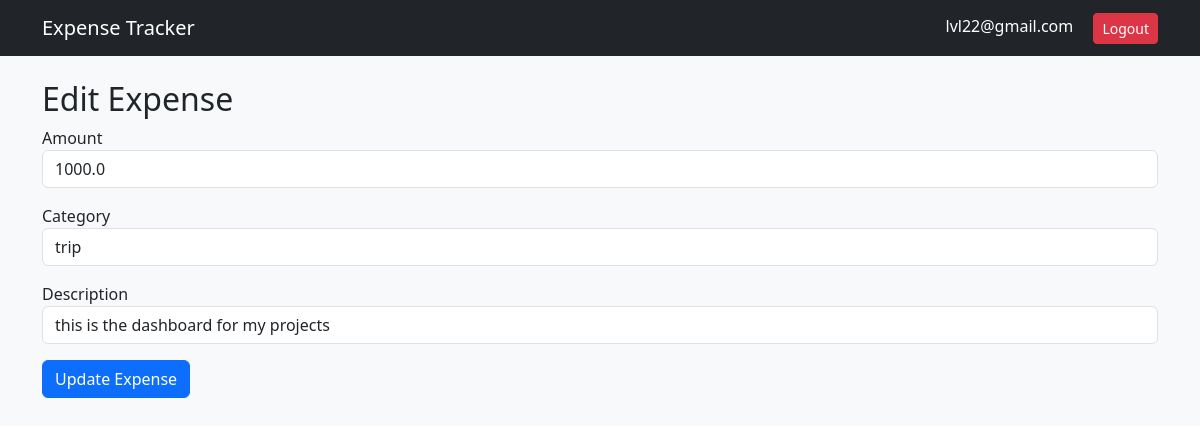
Page /edit_expense/1 (signed in) on the committed database.
### models.py (models this page shows)
class User(db.Model, UserMixin):
    id = db.Column(db.Integer, primary_key=True)
    email = db.Column(db.String(100), unique=True, nullable=False)
    password = db.Column(db.String(200), nullable=False)

class Expense(db.Model):
    id = db.Column(db.Integer, primary_key=True)
    amount = db.Column(db.Float, nullable=False)
    category = db.Column(db.String(100), nullable=False)
    description = db.Column(db.String(200))
    date = db.Column(db.DateTime, default=datetime.utcnow)
    user_id = db.Column(db.Integer, db.ForeignKey('user.id'), nullable=False)

### app.py (the view, shortened to what this page needs)
@app.route("/edit_expense/<int:id>", methods=["GET", "POST"])
@login_required
def edit_expense(id):
    expense = Expense.query.get_or_404(id)
    if expense.user_id != current_user.id:
        abort(403)
    return render_template("editexpense.html", expense=expense)

### app.py (called while the page is built)
@login_manager.user_loader
def load_user(user_id):
    return User.query.get(int(user_id))

### templates/editexpense.html
{% extends "base.html" %}
{% block content %}
<h2>Edit Expense</h2>
<form method="POST">
    <div class="mb-3">
        <label>Amount</label>
        <input type="number" step="0.01" name="amount"
               value="{{ expense.amount }}"
               class="form-control">
    </div>
    <div class="mb-3">
        <label>Category</label>
        <input type="text" name="category"
               value="{{ expense.category }}"
               class="form-control">
    </div>
    <div class="mb-3">
        <label>Description</label>
        <input type="text" name="description"
               value="{{ expense.description }}"
               class="form-control">
    </div>
    <button type="submit" class="btn btn-primary">
        Update Expense
    </button>
</form>
{% endblock %}

### templates/base.html (shortened to what this page needs)
<!DOCTYPE html>
<html>
<head>
    <link href="https://cdn.jsdelivr.net/npm/bootstrap@5.3.0/dist/css/bootstrap.min.css" rel="stylesheet">
</head>
<body class="bg-light">
<nav class="navbar navbar-expand-lg navbar-dark bg-dark">
    <div class="container">
        <a class="navbar-brand" href="{{ url_for('dashboard') }}">Expense Tracker</a>
        <div>
            {% if current_user.is_authenticated %}
                <span class="text-white me-3">
                    {{ current_user.email }}
                </span>
                <a href="{{ url_for('logout') }}" class="btn btn-danger btn-sm">
                    Logout
                </a>
            {% endif %}
        </div>
    </div>
</nav>
<div class="container mt-4">
    {% block content %}
    {% endblock %}
</div>
</body>
</html>

### rows in the picture
User: email "lvl22@gmail.com"
Expense: amount "1000.0", category "trip", description "this is the dashboard for my projects"
